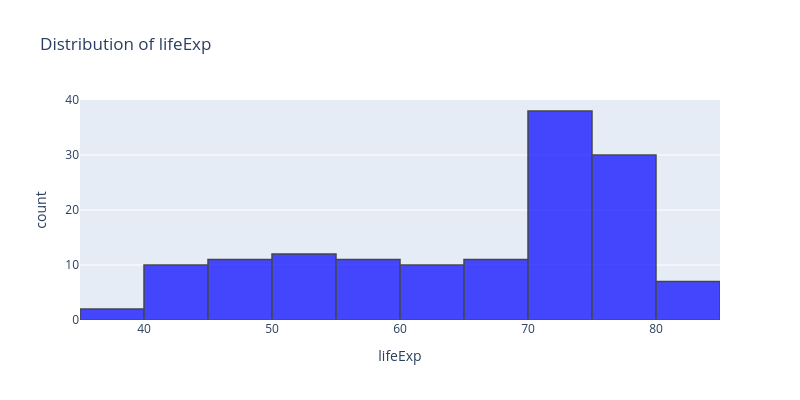

Notebook code cell kept with this figure:
### Code cell
import plotly.express as px

fig = px.histogram(data2002, x="lifeExp", nbins=20, title="Distribution of lifeExp")
fig.update_layout(width=800, height=400)
fig.update_traces(marker_color='blue', marker_line_color='black', marker_line_width=1.5, opacity=0.7)
fig.show()

### Figure 1 — Plotly figure (JSON) as saved in the notebook; plotly's stock layout.template omitted (floating-point values rounded to 4 significant figures; data arrays with more than 128 entries replaced by an {"elided": "..."} marker saying what was removed)
{"data": [{"bingroup": "x", "hovertemplate": "lifeExp=%{x}<br>count=%{y}<extra></extra>", "legendgroup": "", "marker": {"color": "blue", "line": {"color": "black", "width": 1.5}, "pattern": {"shape": ""}}, "name": "", "nbinsx": 20, "opacity": 0.7, "orientation": "v", "showlegend": false, "type": "histogram", "x": {"elided": "142 float values"}, "xaxis": "x", "yaxis": "y"}], "layout": {"barmode": "relative", "height": 400, "legend": {"tracegroupgap": 0}, "title": {"text": "Distribution of lifeExp"}, "width": 800, "xaxis": {"anchor": "y", "domain": [0, 1], "title": {"text": "lifeExp"}}, "yaxis": {"anchor": "x", "domain": [0, 1], "title": {"text": "count"}}}}
